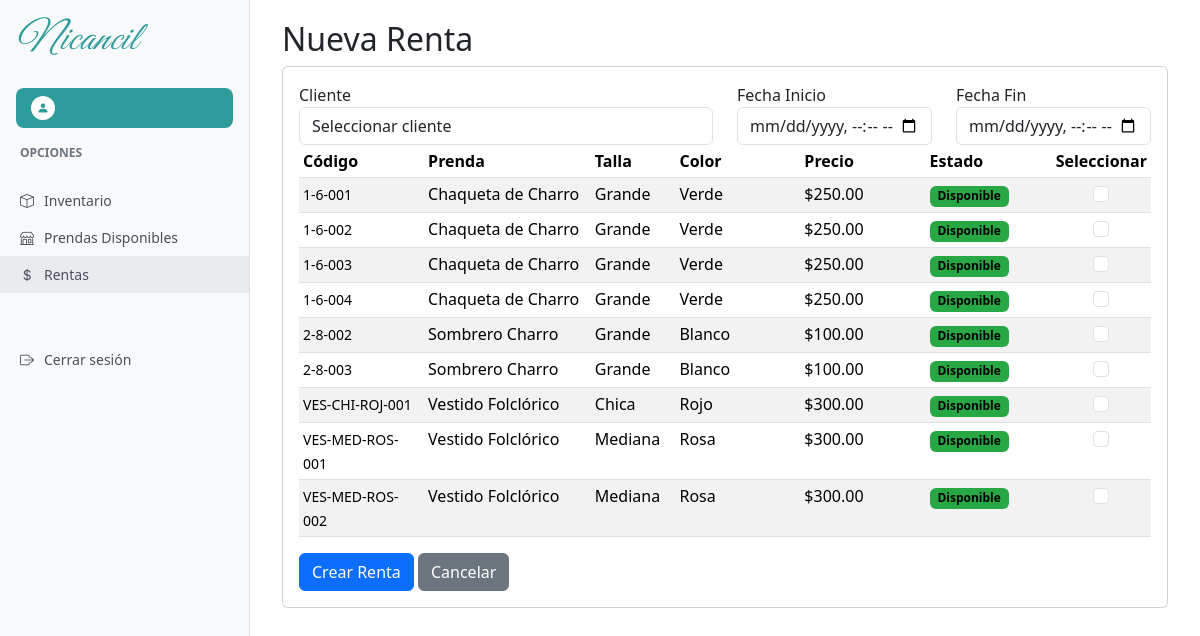
Screenshot of /rentas/nueva/ with the database file from the repository.
### inventario/models.py (models this page shows, shortened)
class PrendaUnidad(models.Model):
    variante=models.ForeignKey(PrendaVariante, on_delete=models.CASCADE, related_name='unidades' )
    numero_serie=models.CharField(max_length=20, unique=True)
    estatus=models.CharField(max_length=20, choices=Prenda.ESTATUS, default='disponible')
    fecha_creacion=models.DateTimeField(auto_now_add=True)
    notas=models.TextField(blank=True, help_text="Notas adicionales sobre la unidad")
    class Meta:
        verbose_name="Unidad de Prenda"
        verbose_name_plural="Unidades de Prenda"
        ordering=['numero_serie']

class PrendaVariante(models.Model):
    prenda = models.ForeignKey(Prenda, on_delete=models.CASCADE, related_name='variantes')
    color = models.CharField(max_length=50)
    talla = models.CharField(max_length=20)
    cantidad = models.PositiveIntegerField(default=1)
    estatus = models.CharField(max_length=20, choices=Prenda.ESTATUS)
    imagen = models.ImageField(upload_to='variantes/', null=True, blank=True)
    class Meta:
        unique_together = ('prenda', 'color', 'talla')

class Prenda(models.Model):
    TIPOS = (
        ('traje', 'Traje'),
        ('vestido', 'Vestido'),
        ('accesorio', 'Accesorio'),
    )
    ESTATUS = (
        ('disponible', 'Disponible'),
        ('apartado', 'Apartado'),
        ('en_uso', 'En Uso'),
        ('dañado', 'Dañado'),
        ('mantenimiento', 'En Mantenimiento'),
        ('lavanderia', 'En Lavandería'),
    )
    GENEROS = (
        ('hombre', 'Hombre'),
        ('mujer', 'Mujer'),
        ('unisex', 'Unisex'),
    )
    nombre = models.CharField(max_length=100)
    descripcion = models.TextField()
    precio = models.DecimalField(max_digits=10, decimal_places=2)
    tipo = models.CharField(max_length=20, choices=TIPOS, default='traje')
    color = models.CharField(max_length=50, blank=True)
    estatus = models.CharField(max_length=20, choices=ESTATUS, default='disponible')
    tallas = models.CharField(max_length=50, blank=True)
    genero = models.CharField(max_length=10, choices=GENEROS, default='unisex')
    lugar = models.CharField(max_length=100, blank=True, verbose_name="Lugar o sitio del traje")
    cantidad = models.PositiveIntegerField(default=1)
    imagen = models.ImageField(upload_to='prendas/', null=True, blank=True)
    fecha_creacion = models.DateTimeField(auto_now_add=True)

### rentas/views.py (the view)
# urls.py: path('nueva/', views.nueva_renta, name='nueva_renta'),
def nueva_renta(request):
    if request.method == 'POST':
        pass
    clientes = Cliente.objects.all()
    prendas = PrendaUnidad.objects.filter(estatus='disponible')
    return render(request, 'rentas/nueva_renta.html', {
        'clientes': clientes,
        'prendas': prendas
    })

### templates/rentas/nueva_renta.html (shortened to what this page needs)
{% extends 'base_dashboard.html' %}
{% block content %}
<div class="container-fluid">
    <h2>Nueva Renta</h2>
    <div class="row">
        <div class="col-12">
            <div class="card">
                <div class="card-body">
                    <form method="post">
                        <div class="row">
                            <div class="col-md-6">
                                <div class="form-group">
                                    <label>Cliente</label>
                                    <select name="cliente" class="form-control" required>
                                        <option value="">Seleccionar cliente</option>
                                    </select>
                                </div>
                            </div>
                            <div class="col-md-3">
                                <div class="form-group">
                                    <label>Fecha Inicio</label>
                                    <input type="datetime-local" name="fecha_inicio" class="form-control" required>
                                </div>
                            </div>
                            <div class="col-md-3">
                                <div class="form-group">
                                    <label>Fecha Fin</label>
                                    <input type="datetime-local" name="fecha_fin" class="form-control" required>
                                </div>
                            </div>
                        </div>
                        <div class="form-group">
                            <div class="table-responsive">
                                <table class="table table-striped table-sm">
                                    <thead>
                                        <tr>
                                            <th width="15%">Código</th>
                                            <th width="20%">Prenda</th>
                                            <th width="10%">Talla</th>
                                            <th width="15%">Color</th>
                                            <th width="15%">Precio</th>
                                            <th width="15%">Estado</th>
                                            <th width="10%" class="text-center">Seleccionar</th>
                                        </tr>
                                    </thead>
                                    <tbody>
                                        {% for prenda in prendas %}
                                        <tr>
                                            <td><small style="color: black;">{{ prenda.numero_serie }}</small></td>
                                            <td>{{ prenda.variante.prenda.nombre }}</td>
                                            <td>{{ prenda.variante.talla }}</td>
                                            <td>{{ prenda.variante.color }}</td>
                                            <td>${{ prenda.variante.prenda.precio }}</td>
                                            <td>
                                                <span class="badge" style="background-color: #28a745; color: black;">{{ prenda.get_estatus_display }}</span>
                                            </td>
                                            <td class="text-center">
                                                <div class="form-check d-flex justify-content-center">
                                                    <input type="checkbox" name="prendas" value="{{ prenda.id }}" class="form-check-input">
                                                </div>
                                            </td>
                                        </tr>
                                        {% empty %}
                                        <tr>
                                            <td colspan="7" class="text-center">No hay prendas disponibles</td>
                                        </tr>
                                        {% endfor %}
                                    </tbody>
                                </table>
                            </div>
                        </div>
                        <button type="submit" class="btn btn-primary">Crear Renta</button>
                        <a href="{% url 'lista_rentas' %}" class="btn btn-secondary">Cancelar</a>
                    </form>
                </div>
            </div>
        </div>
    </div>
</div>
{% endblock %}

### static/css/dashboard.css (style rules this page uses)
:root { --nicancil-teal: #2D9B9A; }

### rows the page displays
PrendaUnidad: numero_serie "1-6-001", variante.prenda.nombre "Chaqueta de Charro", variante.talla "Grande", variante.color "Verde", variante.prenda.precio "250.00", estatus "Disponible"
PrendaUnidad: numero_serie "1-6-002", variante.prenda.nombre "Chaqueta de Charro", variante.talla "Grande", variante.color "Verde", variante.prenda.precio "250.00", estatus "Disponible"
PrendaUnidad: numero_serie "1-6-003", variante.prenda.nombre "Chaqueta de Charro", variante.talla "Grande", variante.color "Verde", variante.prenda.precio "250.00", estatus "Disponible"
PrendaUnidad: numero_serie "1-6-004", variante.prenda.nombre "Chaqueta de Charro", variante.talla "Grande", variante.color "Verde", variante.prenda.precio "250.00", estatus "Disponible"
PrendaUnidad: numero_serie "2-8-002", variante.prenda.nombre "Sombrero Charro", variante.talla "Grande", variante.color "Blanco", variante.prenda.precio "100.00", estatus "Disponible"
PrendaUnidad: numero_serie "2-8-003", variante.prenda.nombre "Sombrero Charro", variante.talla "Grande", variante.color "Blanco", variante.prenda.precio "100.00", estatus "Disponible"
PrendaUnidad: numero_serie "VES-CHI-ROJ-001", variante.prenda.nombre "Vestido Folclórico", variante.talla "Chica", variante.color "Rojo", variante.prenda.precio "300.00", estatus "Disponible"
PrendaUnidad: numero_serie "VES-MED-ROS-001", variante.prenda.nombre "Vestido Folclórico", variante.talla "Mediana", variante.color "Rosa", variante.prenda.precio "300.00", estatus "Disponible"
PrendaUnidad: numero_serie "VES-MED-ROS-002", variante.prenda.nombre "Vestido Folclórico", variante.talla "Mediana", variante.color "Rosa", variante.prenda.precio "300.00", estatus "Disponible"
